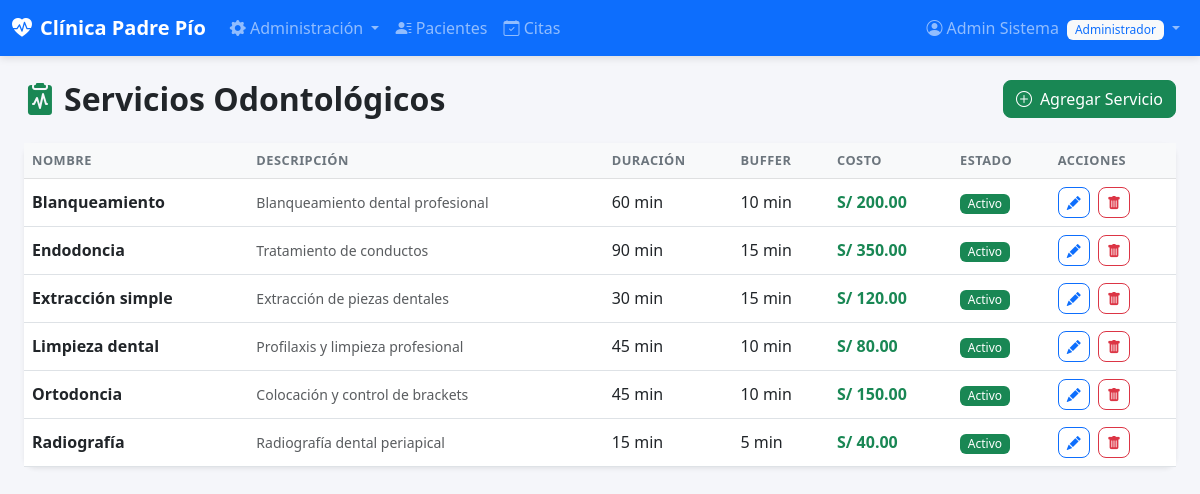
The page /admin/servicios (signed in) on the database its author committed.
### tables this page shows
CREATE TABLE servicios (
            id INTEGER PRIMARY KEY AUTOINCREMENT,
            nombre TEXT UNIQUE NOT NULL,
            descripcion TEXT,
            duracion INTEGER NOT NULL,
            buffer_limpieza INTEGER DEFAULT 0,
            costo REAL NOT NULL,
            estado TEXT DEFAULT 'activo' CHECK(estado IN ('activo','inactivo'))
        );

### app.py (the view)
@app.route('/admin/servicios')
@login_required(['administrador'])
def admin_servicios():
    db = get_db()
    servicios = db.execute("SELECT * FROM servicios ORDER BY nombre").fetchall()
    db.close()
    return render_template('admin/servicios.html', servicios=servicios)

### app.py (called while the page is built)
def login_required(roles=None):
    def decorator(f):
        @wraps(f)
        def wrapped(*args, **kwargs):
            if 'usuario_id' not in session:
                flash('Debes iniciar sesión.', 'warning')
                return redirect(url_for('login'))
            if roles and session.get('rol') not in roles:
                flash('No tienes permiso para acceder a esta sección.', 'danger')
                return redirect(url_for('dashboard'))
            return f(*args, **kwargs)
        return wrapped
    return decorator

### database.py (called while the page is built)
def get_db():
    conn = sqlite3.connect(DB_PATH)
    conn.row_factory = sqlite3.Row
    conn.execute("PRAGMA foreign_keys = ON")
    return conn

### templates/admin/servicios.html (shortened to what this page needs)
{% extends 'base.html' %}
{% block content %}
<div class="d-flex justify-content-between align-items-center mb-4">
  <h2 class="fw-bold mb-0"><i class="bi bi-clipboard2-pulse-fill me-2 text-success"></i>Servicios Odontológicos</h2>
  <button class="btn btn-success" data-bs-toggle="modal" data-bs-target="#modalCrear">
    <i class="bi bi-plus-circle me-2"></i>Agregar Servicio
  </button>
</div>
<div class="card shadow-sm border-0">
  <div class="card-body p-0">
    <div class="table-responsive">
      <table class="table table-hover mb-0 align-middle">
        <thead class="table-light">
          <tr><th>Nombre</th><th>Descripción</th><th>Duración</th><th>Buffer</th><th>Costo</th><th>Estado</th><th>Acciones</th></tr>
        </thead>
        <tbody>
          {% for s in servicios %}
          <tr>
            <td class="fw-semibold">{{ s.nombre }}</td>
            <td class="text-muted small">{{ s.descripcion or '—' }}</td>
            <td>{{ s.duracion }} min</td>
            <td>{{ s.buffer_limpieza }} min</td>
            <td class="fw-bold text-success">S/ {{ "%.2f"|format(s.costo) }}</td>
            <td>
              {% if s.estado == 'activo' %}<span class="badge bg-success">Activo</span>
              {% else %}<span class="badge bg-secondary">Inactivo</span>{% endif %}
            </td>
            <td>
              <button class="btn btn-sm btn-outline-primary me-1" data-bs-toggle="modal"
                      data-bs-target="#modalEditar{{ s.id }}"><i class="bi bi-pencil-fill"></i></button>
              <form method="POST" action="{{ url_for('admin_eliminar_servicio', sid=s.id) }}"
                    class="d-inline" onsubmit="return confirm('¿Desactivar este servicio?')">
                <button class="btn btn-sm btn-outline-danger"><i class="bi bi-trash-fill"></i></button>
              </form>
            </td>
          </tr>
          {% else %}
          <tr><td colspan="7" class="text-center text-muted py-4">No hay servicios registrados.</td></tr>
          {% endfor %}
        </tbody>
      </table>
    </div>
  </div>
</div>
{% endblock %}

### templates/base.html (shortened to what this page needs)
<!DOCTYPE html>
<html lang="es">
<head>
  <link href="https://cdn.jsdelivr.net/npm/bootstrap@5.3.0/dist/css/bootstrap.min.css" rel="stylesheet">
  <link href="https://cdn.jsdelivr.net/npm/bootstrap-icons@1.11.0/font/bootstrap-icons.css" rel="stylesheet">
  <link href="{{ url_for('static', filename='css/style.css') }}" rel="stylesheet">
</head>
<body>
{% if session.usuario_id %}
<nav class="navbar navbar-expand-lg navbar-dark bg-primary">
  <div class="container-fluid">
    <a class="navbar-brand fw-bold" href="{{ url_for('dashboard') }}">
      <i class="bi bi-heart-pulse-fill me-2"></i>Clínica Padre Pío
    </a>
    <div class="collapse navbar-collapse" id="nav">
      <ul class="navbar-nav me-auto">
        {% if session.rol == 'administrador' %}
        <li class="nav-item dropdown">
          <a class="nav-link dropdown-toggle" href="#" data-bs-toggle="dropdown">
            <i class="bi bi-gear-fill"></i> Administración
          </a>
        </li>
        <li class="nav-item">
          <a class="nav-link" href="{{ url_for('pacientes') }}"><i class="bi bi-person-lines-fill"></i> Pacientes</a>
        </li>
        <li class="nav-item">
          <a class="nav-link" href="{{ url_for('citas') }}"><i class="bi bi-calendar-check"></i> Citas</a>
        </li>
        {% endif %}
      </ul>
      <ul class="navbar-nav ms-auto">
        <li class="nav-item dropdown">
          <a class="nav-link dropdown-toggle" href="#" data-bs-toggle="dropdown">
            <i class="bi bi-person-circle me-1"></i>{{ session.nombre }}
            <span class="badge bg-light text-primary ms-1">{{ session.rol|title }}</span>
          </a>
        </li>
      </ul>
    </div>
  </div>
</nav>
{% endif %}
<div class="{% if session.usuario_id %}container-fluid mt-4 px-4{% endif %}">
  {% block content %}{% endblock %}
</div>
</body>
</html>

### static/css/style.css (style rules this page uses)
body { background-color: #f5f6fa; font-family: 'Segoe UI', sans-serif; }
.navbar { box-shadow: 0 2px 8px rgba(0,0,0,0.12); }
.card { border-radius: 12px; }
.table thead th { font-size: 0.8rem; text-transform: uppercase; letter-spacing: 0.5px; color: #6c757d; }
.badge { font-weight: 500; }
.btn { border-radius: 8px; }

### rows shown on the page
servicios: nombre "Blanqueamiento", descripcion "Blanqueamiento dental profesional", duracion "60", buffer_limpieza "10", costo "200.00", estado "Activo"
servicios: nombre "Endodoncia", descripcion "Tratamiento de conductos", duracion "90", buffer_limpieza "15", costo "350.00", estado "Activo"
servicios: nombre "Extracción simple", descripcion "Extracción de piezas dentales", duracion "30", buffer_limpieza "15", costo "120.00", estado "Activo"
servicios: nombre "Limpieza dental", descripcion "Profilaxis y limpieza profesional", duracion "45", buffer_limpieza "10", costo "80.00", estado "Activo"
servicios: nombre "Ortodoncia", descripcion "Colocación y control de brackets", duracion "45", buffer_limpieza "10", costo "150.00", estado "Activo"
servicios: nombre "Radiografía", descripcion "Radiografía dental periapical", duracion "15", buffer_limpieza "5", costo "40.00", estado "Activo"

### other values the page prints
{{ session.nombre }} "Admin Sistema"
{{ session.rol|title }} "Administrador"
